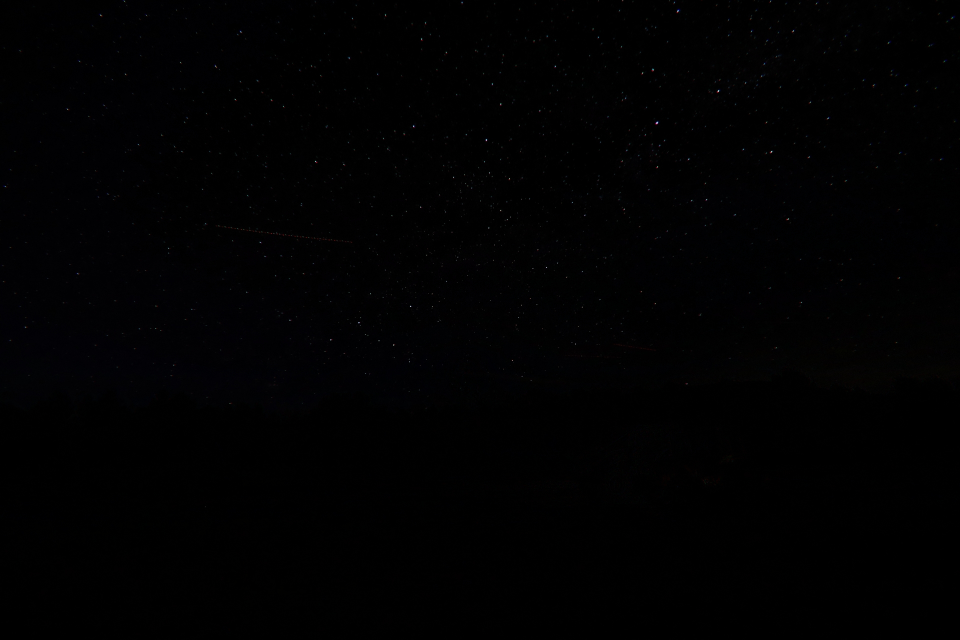
#> input picture imagenes/resta(mediana-original)/01_toni/01_toniresta_19.jpg, 1920 x 1280 px, found by its file name (shown at 1/2 size)
$ jupyter execute 2_2_crear_artefactos_falsos.ipynb
#> lines starting #> are read from the running program, lines starting #| are printed output that depends on the picture
### Segunda parte de creando aretafactos falsos TIPO 1

[cell 1]
from PIL import Image, ImageDraw, ImageFilter
import matplotlib.pyplot as plt
import numpy as np
import random

##### 8. Cambiar los colores de la traza en rojo y blanco

[cell 2]
def trazas_tipo1(ruta_imagen):
    imagen = Image.open(ruta_imagen)
#> imagen is the input picture: PIL image 1920x1280 RGB; mean R, G, B 0.8, 0.7, 1.2

    ancho, alto = imagen.size
#> ancho = 1920; alto = 1280

    # --------- 1. coordenadas de inicio y fin
    coordenada_inicio = (random.uniform(0, ancho), random.uniform(0, alto))
#> coordenada_inicio = (1621.3, 970.2)
    x = random.uniform(60, 400)
    coordenada_fin = (coordenada_inicio[0] + x, coordenada_inicio[1] + x)
#> coordenada_fin = (1824.3, 1173.2)

    # --------- 2. parametros:
    diametro_circulo = 0.05
    separacion = 8

    # --------- 3. pendiente y la longitud de la línea
    delta_x = coordenada_fin[0] - coordenada_inicio[0]
#> delta_x = 203
    delta_y = coordenada_fin[1] - coordenada_inicio[1]
#> delta_y = 203
    longitud = np.sqrt(delta_x**2 + delta_y**2)
#> longitud = 287.1
    pendiente = delta_y / delta_x if delta_x != 0 else float('inf')
#> pendiente = 1

    # --------- 4. elipses a lo largo de la línea con colores alternados entre rojo y blanco
    coordenadas = []
    colores = []
    rojo = (1, 0, 0)
    blanco = (1, 1, 1)  # Cambiado a blanco
    alternar_color = True

    for distancia in np.arange(0, longitud + 1, separacion):
        if delta_x == 0:
            x = coordenada_inicio[0]
        else:
            x = coordenada_inicio[0] + distancia * (delta_x / longitud)

        y = coordenada_inicio[1] + pendiente * (x - coordenada_inicio[0])

        # RUIDO EN LAS COORDENADAS:
        x += np.random.normal(loc=0, scale=0.8)
        y = coordenada_inicio[1] + pendiente * (x - coordenada_inicio[0])
        y += np.random.normal(loc=0, scale=0.8)  # scale= escala el ruido como quiera

        coordenadas.append(((x), (y)))

        # --------- 5. rgb
        for distancia in np.arange(0, longitud + 1, separacion):
            if delta_x == 0:
                x = coordenada_inicio[0]
            else:
                x = coordenada_inicio[0] + distancia * (delta_x / longitud)

            y = coordenada_inicio[1] + pendiente * (x - coordenada_inicio[0])

            # RUIDO EN LAS COORDENADAS:
            x += np.random.normal(loc=0, scale=0.8)
            y = coordenada_inicio[1] + pendiente * (x - coordenada_inicio[0])
            y += np.random.normal(loc=0, scale=0.8)  # scale= escala el ruido como quiera

            coordenadas.append(((x), (y)))

            # --------- 5.1. Factor de atenuación para el brillo
            factor_atenuacion = 0.5 - (distancia / longitud)  # Factor que disminuye a medida que avanzas

            # --------- 5.2. rgb con atenuación
            if alternar_color:
                color_rgb = (
                    random.uniform(0.7, 1) * factor_atenuacion,
                    random.uniform(0, 0.3) * factor_atenuacion,
                    random.uniform(0, 0.3) * factor_atenuacion
                )
            else:
                # Cambiado a blanco
                color_rgb = (
                    1 * factor_atenuacion,
                    1 * factor_atenuacion,
                    1 * factor_atenuacion
                )

            colores.append(color_rgb)
            alternar_color = not alternar_color


    # --------- 6. pintar elipses con ruido gaussiano en los colores
    draw = ImageDraw.Draw(imagen)
    for coord, color in zip(coordenadas, colores):
        x, y = map(int, coord)
        radio = diametro_circulo / 2

        # RUIDO EN EL COLOR
        #scale: aqui añado el ruido
        color_con_ruido = tuple(int((c + np.random.normal(loc=0, scale=0)) * 255 * 0.8) for c in color) #255 * 1, si pongo <1 bajara la intensidad del color en toda la traza

        draw.ellipse([x - radio, y - radio, x + radio, y + radio], fill=color_con_ruido)

    # --------- 7. Aplicar desenfoque solo a las elipses dibujadas
    puntos_dibujados = imagen.crop((int(coordenada_inicio[0]), int(coordenada_inicio[1]), int(coordenada_fin[0]), int(coordenada_fin[1])))
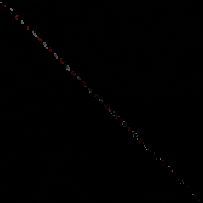
#> puntos_dibujados: PIL image 203x203 RGB; mean R, G, B 0.7, 0.5, 0.5
    puntos_dibujados = puntos_dibujados.filter(ImageFilter.GaussianBlur(radius=0.5))  # radius, para cambiar el ruido

    # Cambiado para aplicar el desenfoque solo a las elipses dibujadas
    imagen.paste(puntos_dibujados, (int(coordenada_inicio[0]), int(coordenada_inicio[1]), int(coordenada_fin[0]), int(coordenada_fin[1])))


    plt.figure(figsize=(100, 100))
    plt.axis('off')
    plt.imshow(imagen)
    plt.show()
